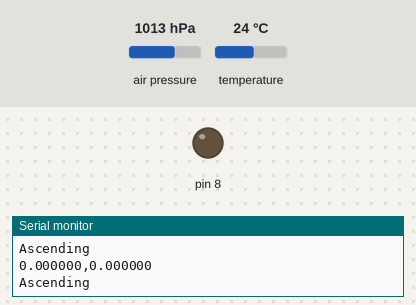
Simulated run of this sketch. Board: Arduino Uno, built with avr-gcc and run on an emulated ATmega328P. Parts: output pins drawn as LEDs (lit = HIGH), the last lines printed to the serial monitor. The test bench sets the inputs (shaded band); at power-on: air pressure 1013 hPa, temperature 24 °C.

Above: at 1.2 s.
1.3 s: air pressure set to 1015 hPa
At 2.0 s:
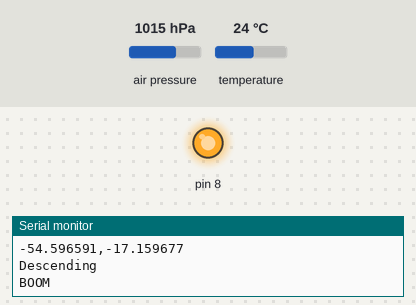
3.0 s: air pressure set to 1013 hPa
At 3.7 s:
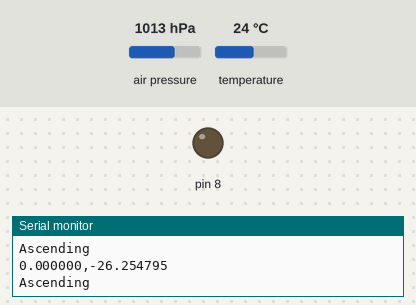
4.6 s: air pressure set to 1025 hPa
At 5.1 s:
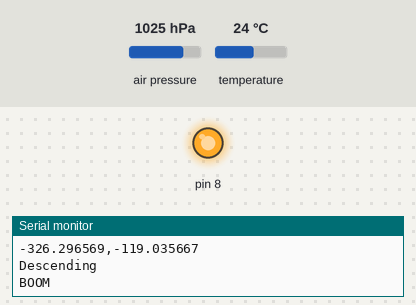
Timing chart, 0 to 7.6 s (numbered marks = the images above; inputs shaded):
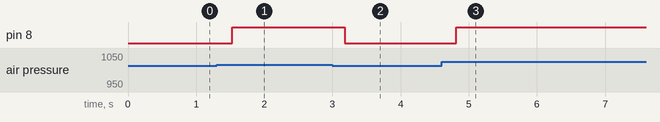

The sketch:

GetPressure.ino
```cpp
#include <SimpleKalmanFilter.h>
#include <SFE_BMP180.h>
#include <SoftwareSerial.h>

/*
 This sample code demonstrates how the SimpleKalmanFilter object can be used with a
 pressure sensor to smooth a set of altitude measurements.
 This example needs a BMP180 barometric sensor as a data source.
 https://www.sparkfun.com/products/11824

 SimpleKalmanFilter(e_mea, e_est, q);
 e_mea: Measurement Uncertainty
 e_est: Estimation Uncertainty
 q: Process Noise
 */
SimpleKalmanFilter pressureKalmanFilter(1, 1, 0.01);
SFE_BMP180 pressure;
//Declare Software Serial ---> this will talk to the Bluetooth Module
//    Arduino Rx ----> Tx of BT
//    Arduino Tx ----> Rx of BT ---- this needs to be stepped down from 5 to 3.3 volts
SoftwareSerial mySSerial(10,11); // Rx, Tx

// Serial output refresh time
const long SERIAL_REFRESH_TIME = 100;
const int buttonPin = 2;
long refresh_time;
int buttonState = 0;

float baseline; // baseline pressure
float PrevAlt;
float CurrentAlt;
double getPressure() {
  char status;
  double T,P;
  status = pressure.startTemperature();
  if (status != 0) {
    delay(status);
    status = pressure.getTemperature(T);
    if (status != 0) {
      status = pressure.startPressure(3);
      if (status != 0) {
        delay(status);
        status = pressure.getPressure(P,T);
        if (status != 0) {
          return(P);
        }
      }
    }
  }
}

void setup() {

  Serial.begin(115200);
  mySSerial.begin(57600);

  // BMP180 Pressure sensor start
  if (!pressure.begin()) {
    Serial.println("BMP180 Pressure Sensor Error!");
    while(1); // Pause forever.
  }
  baseline = getPressure();

  //Target deployment altitude
  #define TARGET 100/3.28084
  #define BASEALT 210


  //Actuation pin start
  pinMode(8,OUTPUT);


  //Setup Button Input
  pinMode(buttonPin,INPUT);

}

void loop() {
  PrevAlt = CurrentAlt;
  float p = getPressure();
  float altitude = pressure.altitude(p,baseline);
  float estimated_altitude = pressureKalmanFilter.updateEstimate(altitude);
  CurrentAlt = estimated_altitude;

  delay(SERIAL_REFRESH_TIME);
  if (millis() > refresh_time) {
    Serial.print(altitude*3.28084,6);
    Serial.print(",");
    Serial.print(estimated_altitude*3.28084,6);
    Serial.println();
   // Serial.println(CurrentAlt*3.28084,6);
 //   Serial.println(PrevAlt*3.28084,6);

//    mySSerial.print(altitude*3.28084,6);
    mySSerial.println();
    mySSerial.print(estimated_altitude*3.28084,6);
    mySSerial.print(",");

    }
    //Deployment Criteria, still need to add on descent criteria, and after takeoff. Only turns LED on or off

     if (PrevAlt > CurrentAlt)
     {
       Serial.println("Descending");
       mySSerial.print("Descending");
       mySSerial.print(",");
       if(estimated_altitude <= TARGET)
        {
        Serial.println("BOOM");
        mySSerial.print("Deploy");
        digitalWrite(8, HIGH);
        }
        else
        {
        Serial.println("No BOOM");
        mySSerial.print("Stay");
        digitalWrite(8,LOW);
        }
     }
     else
     {
      Serial.println("Ascending");
      mySSerial.print("Ascending");
      mySSerial.print(",");
      mySSerial.print("Stay");
      digitalWrite(8,LOW);
     }
      refresh_time=millis()+SERIAL_REFRESH_TIME;
  }
```

Measured:
- the behaviour switches between 1013 and 1014 hPa on air pressure (found by bisection; images 0 and 1)
- the behaviour switches between 1015 and 1014 hPa on air pressure (found by bisection; images 1 and 2)
- after the input at 1.3 s, pin 8: LOW → HIGH after 0.23 s
- after the input at 3.0 s, pin 8: HIGH → LOW after 0.18 s
- after the input at 4.6 s, pin 8: LOW → HIGH after 0.22 s
